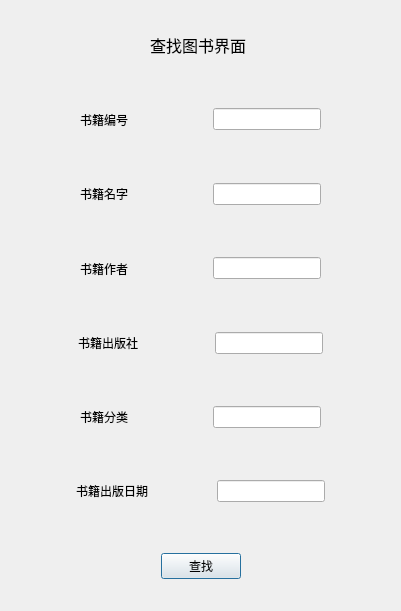
<?xml version="1.0" encoding="UTF-8"?>
<ui version="4.0">
 <class>SearchBook</class>
 <widget class="QDialog" name="SearchBook">
  <property name="geometry">
   <rect>
    <x>0</x>
    <y>0</y>
    <width>401</width>
    <height>611</height>
   </rect>
  </property>
  <property name="windowTitle">
   <string>查找图书</string>
  </property>
  <layout class="QGridLayout" name="gridLayout_2">
   <item row="0" column="0">
    <widget class="QWidget" name="widget_9" native="true">
     <layout class="QGridLayout" name="gridLayout_4">
      <item row="0" column="1">
       <widget class="QLabel" name="label_9">
        <property name="font">
         <font>
          <pointsize>12</pointsize>
         </font>
        </property>
        <property name="text">
         <string>查找图书界面</string>
        </property>
       </widget>
      </item>
      <item row="0" column="0">
       <spacer name="horizontalSpacer_25">
        <property name="orientation">
         <enum>Qt::Horizontal</enum>
        </property>
        <property name="sizeHint" stdset="0">
         <size>
          <width>40</width>
          <height>20</height>
         </size>
        </property>
       </spacer>
      </item>
      <item row="0" column="2">
       <spacer name="horizontalSpacer_26">
        <property name="orientation">
         <enum>Qt::Horizontal</enum>
        </property>
        <property name="sizeHint" stdset="0">
         <size>
          <width>40</width>
          <height>20</height>
         </size>
        </property>
       </spacer>
      </item>
     </layout>
    </widget>
   </item>
   <item row="1" column="0" colspan="2">
    <widget class="QWidget" name="widget_6" native="true">
     <layout class="QHBoxLayout" name="horizontalLayout_6">
      <item>
       <spacer name="horizontalSpacer_9">
        <property name="orientation">
         <enum>Qt::Horizontal</enum>
        </property>
        <property name="sizeHint" stdset="0">
         <size>
          <width>40</width>
          <height>20</height>
         </size>
        </property>
       </spacer>
      </item>
      <item>
       <widget class="QLabel" name="label_6">
        <property name="text">
         <string>书籍编号      </string>
        </property>
       </widget>
      </item>
      <item>
       <spacer name="horizontalSpacer">
        <property name="orientation">
         <enum>Qt::Horizontal</enum>
        </property>
        <property name="sizeHint" stdset="0">
         <size>
          <width>40</width>
          <height>20</height>
         </size>
        </property>
       </spacer>
      </item>
      <item>
       <widget class="QLineEdit" name="ISBN"/>
      </item>
      <item>
       <spacer name="horizontalSpacer_8">
        <property name="orientation">
         <enum>Qt::Horizontal</enum>
        </property>
        <property name="sizeHint" stdset="0">
         <size>
          <width>40</width>
          <height>20</height>
         </size>
        </property>
       </spacer>
      </item>
     </layout>
    </widget>
   </item>
   <item row="2" column="0" colspan="2">
    <widget class="QWidget" name="widget" native="true">
     <layout class="QHBoxLayout" name="horizontalLayout">
      <item>
       <spacer name="horizontalSpacer_10">
        <property name="orientation">
         <enum>Qt::Horizontal</enum>
        </property>
        <property name="sizeHint" stdset="0">
         <size>
          <width>40</width>
          <height>20</height>
         </size>
        </property>
       </spacer>
      </item>
      <item>
       <widget class="QLabel" name="label">
        <property name="text">
         <string>书籍名字      </string>
        </property>
       </widget>
      </item>
      <item>
       <spacer name="horizontalSpacer_2">
        <property name="orientation">
         <enum>Qt::Horizontal</enum>
        </property>
        <property name="sizeHint" stdset="0">
         <size>
          <width>40</width>
          <height>20</height>
         </size>
        </property>
       </spacer>
      </item>
      <item>
       <widget class="QLineEdit" name="bookName"/>
      </item>
      <item>
       <spacer name="horizontalSpacer_16">
        <property name="orientation">
         <enum>Qt::Horizontal</enum>
        </property>
        <property name="sizeHint" stdset="0">
         <size>
          <width>40</width>
          <height>20</height>
         </size>
        </property>
       </spacer>
      </item>
     </layout>
    </widget>
   </item>
   <item row="3" column="0" colspan="2">
    <widget class="QWidget" name="widget_7" native="true">
     <layout class="QHBoxLayout" name="horizontalLayout_7">
      <item>
       <spacer name="horizontalSpacer_11">
        <property name="orientation">
         <enum>Qt::Horizontal</enum>
        </property>
        <property name="sizeHint" stdset="0">
         <size>
          <width>40</width>
          <height>20</height>
         </size>
        </property>
       </spacer>
      </item>
      <item>
       <widget class="QLabel" name="label_7">
        <property name="text">
         <string>书籍作者      </string>
        </property>
       </widget>
      </item>
      <item>
       <spacer name="horizontalSpacer_3">
        <property name="orientation">
         <enum>Qt::Horizontal</enum>
        </property>
        <property name="sizeHint" stdset="0">
         <size>
          <width>40</width>
          <height>20</height>
         </size>
        </property>
       </spacer>
      </item>
      <item>
       <widget class="QLineEdit" name="bookWriter"/>
      </item>
      <item>
       <spacer name="horizontalSpacer_17">
        <property name="orientation">
         <enum>Qt::Horizontal</enum>
        </property>
        <property name="sizeHint" stdset="0">
         <size>
          <width>40</width>
          <height>20</height>
         </size>
        </property>
       </spacer>
      </item>
     </layout>
    </widget>
   </item>
   <item row="4" column="0" colspan="2">
    <widget class="QWidget" name="widget_8" native="true">
     <layout class="QHBoxLayout" name="horizontalLayout_8">
      <item>
       <spacer name="horizontalSpacer_12">
        <property name="orientation">
         <enum>Qt::Horizontal</enum>
        </property>
        <property name="sizeHint" stdset="0">
         <size>
          <width>40</width>
          <height>20</height>
         </size>
        </property>
       </spacer>
      </item>
      <item>
       <widget class="QLabel" name="label_8">
        <property name="text">
         <string>书籍出版社    </string>
        </property>
       </widget>
      </item>
      <item>
       <spacer name="horizontalSpacer_4">
        <property name="orientation">
         <enum>Qt::Horizontal</enum>
        </property>
        <property name="sizeHint" stdset="0">
         <size>
          <width>40</width>
          <height>20</height>
         </size>
        </property>
       </spacer>
      </item>
      <item>
       <widget class="QLineEdit" name="bookPress"/>
      </item>
      <item>
       <spacer name="horizontalSpacer_18">
        <property name="orientation">
         <enum>Qt::Horizontal</enum>
        </property>
        <property name="sizeHint" stdset="0">
         <size>
          <width>40</width>
          <height>20</height>
         </size>
        </property>
       </spacer>
      </item>
     </layout>
    </widget>
   </item>
   <item row="5" column="0" colspan="2">
    <widget class="QWidget" name="widget_3" native="true">
     <layout class="QGridLayout" name="gridLayout">
      <item row="0" column="1">
       <widget class="QLabel" name="label_3">
        <property name="text">
         <string>书籍分类      </string>
        </property>
       </widget>
      </item>
      <item row="0" column="2">
       <spacer name="horizontalSpacer_7">
        <property name="orientation">
         <enum>Qt::Horizontal</enum>
        </property>
        <property name="sizeHint" stdset="0">
         <size>
          <width>40</width>
          <height>20</height>
         </size>
        </property>
       </spacer>
      </item>
      <item row="0" column="3">
       <widget class="QLineEdit" name="bookType"/>
      </item>
      <item row="0" column="0">
       <spacer name="horizontalSpacer_15">
        <property name="orientation">
         <enum>Qt::Horizontal</enum>
        </property>
        <property name="sizeHint" stdset="0">
         <size>
          <width>40</width>
          <height>20</height>
         </size>
        </property>
       </spacer>
      </item>
      <item row="0" column="4">
       <spacer name="horizontalSpacer_21">
        <property name="orientation">
         <enum>Qt::Horizontal</enum>
        </property>
        <property name="sizeHint" stdset="0">
         <size>
          <width>40</width>
          <height>20</height>
         </size>
        </property>
       </spacer>
      </item>
     </layout>
    </widget>
   </item>
   <item row="6" column="0" colspan="2">
    <widget class="QWidget" name="widget_2" native="true">
     <layout class="QGridLayout" name="gridLayout_3">
      <item row="0" column="4">
       <spacer name="horizontalSpacer_24">
        <property name="orientation">
         <enum>Qt::Horizontal</enum>
        </property>
        <property name="sizeHint" stdset="0">
         <size>
          <width>40</width>
          <height>20</height>
         </size>
        </property>
       </spacer>
      </item>
      <item row="0" column="3">
       <widget class="QLineEdit" name="bookPublishDate"/>
      </item>
      <item row="0" column="0">
       <spacer name="horizontalSpacer_23">
        <property name="orientation">
         <enum>Qt::Horizontal</enum>
        </property>
        <property name="sizeHint" stdset="0">
         <size>
          <width>40</width>
          <height>20</height>
         </size>
        </property>
       </spacer>
      </item>
      <item row="0" column="2">
       <spacer name="horizontalSpacer_22">
        <property name="orientation">
         <enum>Qt::Horizontal</enum>
        </property>
        <property name="sizeHint" stdset="0">
         <size>
          <width>40</width>
          <height>20</height>
         </size>
        </property>
       </spacer>
      </item>
      <item row="0" column="1">
       <widget class="QLabel" name="label_2">
        <property name="text">
         <string>书籍出版日期  </string>
        </property>
       </widget>
      </item>
     </layout>
    </widget>
   </item>
   <item row="7" column="0" colspan="2">
    <widget class="QWidget" name="widget_5" native="true">
     <layout class="QGridLayout" name="gridLayout_5">
      <item row="0" column="0">
       <spacer name="horizontalSpacer_5">
        <property name="orientation">
         <enum>Qt::Horizontal</enum>
        </property>
        <property name="sizeHint" stdset="0">
         <size>
          <width>40</width>
          <height>20</height>
         </size>
        </property>
       </spacer>
      </item>
      <item row="0" column="1">
       <widget class="QPushButton" name="pushButton">
        <property name="text">
         <string>查找</string>
        </property>
       </widget>
      </item>
      <item row="0" column="2">
       <spacer name="horizontalSpacer_6">
        <property name="orientation">
         <enum>Qt::Horizontal</enum>
        </property>
        <property name="sizeHint" stdset="0">
         <size>
          <width>40</width>
          <height>20</height>
         </size>
        </property>
       </spacer>
      </item>
     </layout>
    </widget>
   </item>
  </layout>
 </widget>
 <resources/>
 <connections/>
</ui>
